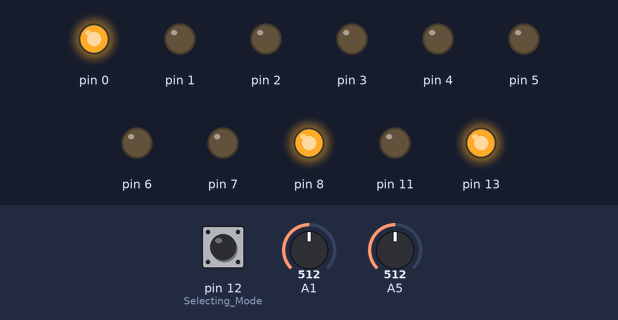
Recording of a sketch running on a simulated Arduino Uno, built with avr-gcc and run on an emulated ATmega328P. On the bench: output pins drawn as LEDs (lit = HIGH). Dashed ring = blinking. The test bench sets the inputs (shaded band); at power-on: pin 12 (Selecting_Mode) HIGH, A1 = 512, A5 = 512.

Above: at 1.2 s.
1.3 s: pin 12 (Selecting_Mode) pulled LOW for 3.2 s
At 3.0 s:
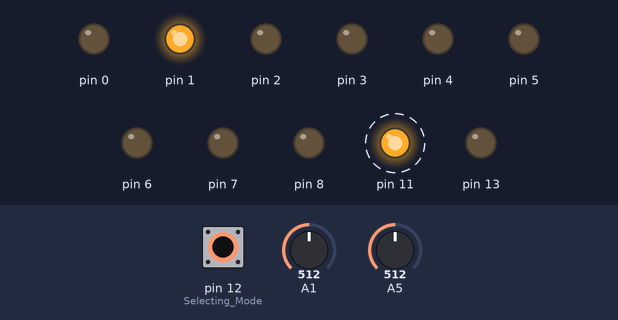
6.0 s: A1 set to 613
9.5 s: A1 set to 637
At 10.5 s:
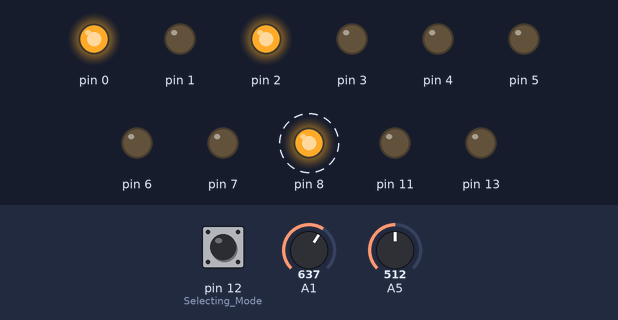
13.0 s: A1 set to 511
At 14.66 s:
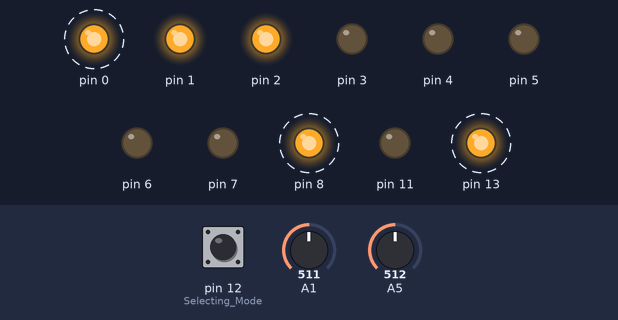
16.5 s: pin 12 (Selecting_Mode) pulled LOW for 0.45 s
At 17.6 s:
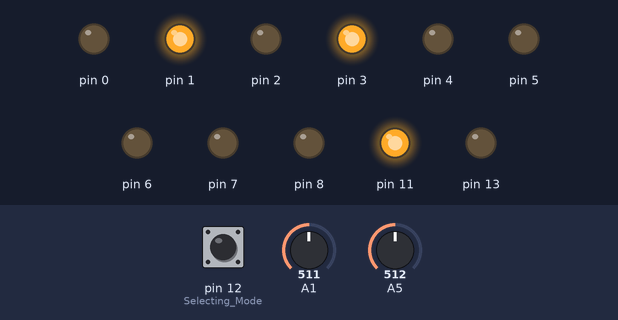
20.4 s: pin 12 (Selecting_Mode) pulled LOW for 1 s
At 22.0 s:
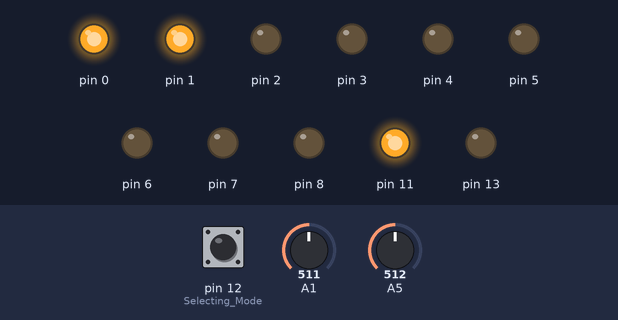
Timing chart, 0 to 32.7 s (numbered marks = the images above; inputs shaded):
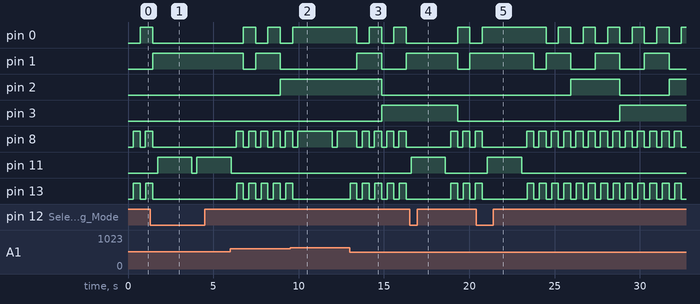

Measured:
- the behaviour switches between 625 and 626 on A1 (found by bisection; images 1 and 2)
- after the input at 1.3 s, pin 0, pin 8, pin 13: goes on until 1.4 s, then stays LOW; pin 1: goes on until 1.4 s, then stays HIGH; pin 2: stays LOW (without the input it goes to HIGH after 1.6 s); pin 3: stays LOW (without the input it goes to HIGH after 4.5 s); pin 11: LOW → HIGH after 0.44 s, → LOW 2.0 s later, → HIGH 0.30 s later
- after the input at 9.5 s, pin 0: goes on until 9.6 s, then stays HIGH; pin 1: stays LOW (without the input it goes to HIGH after 0.86 s); pin 2: stays HIGH (without the input it goes to LOW after 2.3 s); pin 3: stays LOW (without the input it goes to HIGH after 2.3 s); pin 8: HIGH → LOW after 2.5 s, → HIGH 0.30 s later
- after the input at 13.0 s, pin 0: alternates HIGH for 0.72 s and LOW for 0.72 s, starting after 0.42 s; pin 1: LOW → HIGH after 0.42 s, → LOW 1.4 s later, → HIGH 1.4 s later; pin 2: HIGH → LOW after 1.9 s; pin 3: LOW → HIGH after 1.9 s; pin 13: alternates HIGH for 0.40 s and LOW for 0.32 s, starting at once
- after the input at 16.5 s, pin 2: stays LOW (without the input it goes to HIGH after 1.2 s); pin 3: HIGH → LOW after 2.8 s; pin 11: LOW → HIGH after 0.10 s, → LOW 2.0 s later
- after the input at 20.4 s, pin 4: stays LOW (without the input it goes to HIGH after 9.7 s); pin 11: LOW → HIGH after 0.66 s, → LOW 2.0 s later

The sketch:

VisitorCounter.ino
```cpp
/*
*Analog Input, Digital Output
* This program acts as a counter for the times a particular analog input was interrupted.
* Can also select a secondary mode in which it can be used as a simple alarm
*/
long int ms,msp;  //Uptime Temporary Storage
const int N=625; //Analog Threshold Value
int count=0;    //Global count storage
const int time=2020;   //Threshold Time
int s1,s2;
void setup(){
  pinMode(13,OUTPUT);
  pinMode(12,INPUT_PULLUP); //Selecting Mode
  pinMode(11,OUTPUT);
  pinMode(8,OUTPUT);
  //For Parallel Binary Output
  pinMode(0,OUTPUT);
  pinMode(1,OUTPUT);
  pinMode(2,OUTPUT);
  pinMode(3,OUTPUT);
  pinMode(4,OUTPUT);
  pinMode(5,OUTPUT);
  pinMode(6,OUTPUT);
  pinMode(7,OUTPUT);
  //Serial.begin(9600); Serial.println(count);
  PORTD=count;
}

void loop(){
  delay(300);
  if(digitalRead(12)==0)
    {
        s1 = analogRead(A5);
        s2 = analogRead(A1);
        count=0;
        if((s1<N)||(s2<N))
          {
            digitalWrite(11,HIGH);
            delay(2000);
            digitalWrite(11,LOW);
          }

    }
  else
  {
    msp = millis();
    s1 = analogRead(A5);
    s2 = analogRead(A1);
    if(s1<=N)
      {
         digitalWrite(8,HIGH);
         hasentered();
         //Serial.println("hasentered");
      }
    else if(s2<=N)
      { digitalWrite(8,HIGH);
        hasexited();
        //Serial.println("hasexited");
      }
  }
}

void hasentered(){
  HAY:delay(20);
  ms = millis();
  int x2;
  x2 = analogRead(A1);
  if(x2 <= N)
    {  increment();
        //Serial.print("incerment");Serial.println(x2);
     }
  else if((ms-msp) < time)
    {
      //Serial.print(x2);Serial.print("Recur-Hastentered");Serial.println(ms-msp);
      goto HAY;}
    digitalWrite(8,LOW);
}
void hasexited(){
  HAY2:delay(10);
  ms = millis();
  s1 = analogRead(A5);
  if(s1 <= N)
    {  decrement();
        //Serial.println("decerment");
      }
  else if((ms-msp) < time)
    {
        //Serial.print("Recur-Hasexited");Serial.println(ms-msp);
        goto HAY2;}
    digitalWrite(8,LOW);
}
void increment(){
  if ((count>=0)&&(count < 255))
    count=count+1;
  else
    count=0;
  digitalWrite(13,LOW);
  digitalWrite(13,HIGH);
  delay(400);
  digitalWrite(13,LOW);
  PORTD=count;
  //Serial.println(count);
}

void decrement(){
  if ((count>=0)&&(count <255))
    count=count-1;
  else
    count=0;
  digitalWrite(13,LOW);
  digitalWrite(13,HIGH);
  delay(400);
  digitalWrite(13,LOW);
  //Serial.println(count);
  PORTD=count;
}
```
